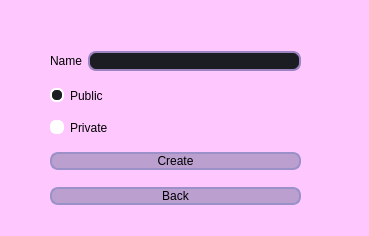
<?xml version="1.0" encoding="UTF-8"?>
<ui version="4.0">
 <class>CreateDeck</class>
 <widget class="QDialog" name="CreateDeck">
  <property name="geometry">
   <rect>
    <x>0</x>
    <y>0</y>
    <width>369</width>
    <height>236</height>
   </rect>
  </property>
  <property name="windowTitle">
   <string>TaskManager</string>
  </property>
  <property name="windowIcon">
   <iconset resource="../../other/resource.qrc">
    <normaloff>:/res/windows.ico</normaloff>:/res/windows.ico</iconset>
  </property>
  <property name="styleSheet">
   <string notr="true">background-color: rgb(254, 200, 255);</string>
  </property>
  <widget class="QWidget" name="verticalLayoutWidget">
   <property name="geometry">
    <rect>
     <x>50</x>
     <y>40</y>
     <width>251</width>
     <height>176</height>
    </rect>
   </property>
   <layout class="QVBoxLayout" name="verticalLayout">
    <item>
     <layout class="QHBoxLayout" name="horizontalLayout">
      <item>
       <widget class="QLabel" name="label_Name">
        <property name="styleSheet">
         <string notr="true">QLabel {
	font: 600 12pt &quot;Montserrat SemiBold&quot;;
}</string>
        </property>
        <property name="text">
         <string>Name</string>
        </property>
       </widget>
      </item>
      <item>
       <widget class="QLineEdit" name="lineEdit_Name">
        <property name="styleSheet">
         <string notr="true">QLineEdit {
	border: 2px solid rgb(156, 132, 192);
	border-radius: 8px;
	padding-left: auto;
    padding-right: auto;
	color: rgb(255, 255, 255);
	background-color: rgb(27, 29, 35);
	font: 600 11pt &quot;Montserrat SemiBold&quot;;
}
QLineEdit:hover {
	border: 2px solid rgb(48, 50, 62);
}
QLineEdit:focus {
	border: 2px solid rgb(48, 50, 62);
	background-color: rgb(43, 45, 56);
}

</string>
        </property>
        <property name="maxLength">
         <number>12</number>
        </property>
       </widget>
      </item>
     </layout>
    </item>
    <item>
     <widget class="QRadioButton" name="radio_Public">
      <property name="styleSheet">
       <string notr="true">QRadioButton {
	font: 600 12pt &quot;Montserrat SemiBold&quot;;
}
QRadioButton::indicator:checked {
    background-color: rgb(27, 29, 35) ;
	border: 2px solid white;
	border-radius: 6px;
}

QRadioButton::indicator:unchecked {
    background-color: white;
    border: 2px solid white;
	border-radius: 6px;
}
QRadioButton::indicator:hover {
    background-color: rgb(215, 0, 222);
    border: 2px solid white;
	border-radius: 6px;
}
</string>
      </property>
      <property name="text">
       <string>Public</string>
      </property>
      <property name="checked">
       <bool>true</bool>
      </property>
     </widget>
    </item>
    <item>
     <widget class="QRadioButton" name="radio_Private">
      <property name="styleSheet">
       <string notr="true">QRadioButton {
	font: 600 12pt &quot;Montserrat SemiBold&quot;;
}
QRadioButton::indicator:checked {
    background-color: rgb(27, 29, 35) ;
	border: 2px solid white;
	border-radius: 6px;
}

QRadioButton::indicator:unchecked {
    background-color: white;
    border: 2px solid white;
	border-radius: 6px;
}
QRadioButton::indicator:hover {
    background-color: rgb(215, 0, 222);
    border: 2px solid white;
	border-radius: 6px;
}
</string>
      </property>
      <property name="text">
       <string>Private</string>
      </property>
     </widget>
    </item>
    <item>
     <widget class="QPushButton" name="btn_Create">
      <property name="styleSheet">
       <string notr="true">QPushButton {
 border: 2px solid  rgb(155, 144, 200);
 border-radius: 8px;
 padding-left: auto;
    padding-right: auto;
 color: rgb(0, 0, 0);
 background-color: rgb(187, 159, 207);
 font: 600 12pt &quot;Montserrat SemiBold&quot;;
}
QPushButton:hover {
 border: 2px solid rgb(156, 132, 192);
 background-color: rgb(156, 132, 192);
}
QPushButton:focus {
 border: 2px solid rgb(109, 86, 154);

}</string>
      </property>
      <property name="text">
       <string>Create</string>
      </property>
     </widget>
    </item>
    <item>
     <widget class="QPushButton" name="btn_back">
      <property name="styleSheet">
       <string notr="true">QPushButton {
 border: 2px solid  rgb(155, 144, 200);
 border-radius: 8px;
 padding-left: auto;
    padding-right: auto;
 color: rgb(0, 0, 0);
 background-color: rgb(187, 159, 207);
 font: 600 12pt &quot;Montserrat SemiBold&quot;;
}
QPushButton:hover {
 border: 2px solid rgb(156, 132, 192);
 background-color: rgb(156, 132, 192);
}
QPushButton:focus {
 border: 2px solid rgb(109, 86, 154);
}</string>
      </property>
      <property name="text">
       <string>Back</string>
      </property>
     </widget>
    </item>
   </layout>
  </widget>
 </widget>
 <resources>
  <include location="../../other/resource.qrc"/>
 </resources>
 <connections/>
</ui>
